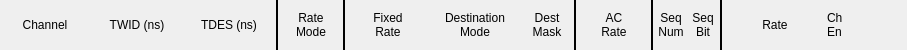
                      <widget class="QFrame" name="frame_10">
                       <property name="maximumSize">
                        <size>
                         <width>16777215</width>
                         <height>50</height>
                        </size>
                       </property>
                       <property name="frameShape">
                        <enum>QFrame::NoFrame</enum>
                       </property>
                       <property name="frameShadow">
                        <enum>QFrame::Raised</enum>
                       </property>
                       <layout class="QHBoxLayout" name="horizontalLayout_27">
                        <property name="spacing">
                         <number>0</number>
                        </property>
                        <property name="leftMargin">
                         <number>0</number>
                        </property>
                        <property name="topMargin">
                         <number>0</number>
                        </property>
                        <property name="rightMargin">
                         <number>0</number>
                        </property>
                        <property name="bottomMargin">
                         <number>0</number>
                        </property>
                        <item>
                         <layout class="QHBoxLayout" name="horizontalLayout_28">
                          <property name="spacing">
                           <number>2</number>
                          </property>
                          <item>
                           <widget class="QLabel" name="label_51">
                            <property name="minimumSize">
                             <size>
                              <width>90</width>
                              <height>0</height>
                             </size>
                            </property>
                            <property name="maximumSize">
                             <size>
                              <width>90</width>
                              <height>16777215</height>
                             </size>
                            </property>
                            <property name="text">
                             <string>Channel</string>
                            </property>
                            <property name="alignment">
                             <set>Qt::AlignCenter</set>
                            </property>
                           </widget>
                          </item>
                          <item>
                           <widget class="QLabel" name="label_52">
                            <property name="minimumSize">
                             <size>
                              <width>90</width>
                              <height>0</height>
                             </size>
                            </property>
                            <property name="maximumSize">
                             <size>
                              <width>90</width>
                              <height>16777215</height>
                             </size>
                            </property>
                            <property name="text">
                             <string>TWID (ns)</string>
                            </property>
                            <property name="alignment">
                             <set>Qt::AlignCenter</set>
                            </property>
                           </widget>
                          </item>
                          <item>
                           <widget class="QLabel" name="label_53">
                            <property name="minimumSize">
                             <size>
                              <width>90</width>
                              <height>0</height>
                             </size>
                            </property>
                            <property name="maximumSize">
                             <size>
                              <width>90</width>
                              <height>16777215</height>
                             </size>
                            </property>
                            <property name="text">
                             <string>TDES (ns)</string>
                            </property>
                            <property name="alignment">
                             <set>Qt::AlignCenter</set>
                            </property>
                           </widget>
                          </item>
                          <item>
                           <widget class="Line" name="line_19">
                            <property name="frameShadow">
                             <enum>QFrame::Plain</enum>
                            </property>
                            <property name="lineWidth">
                             <number>2</number>
                            </property>
                            <property name="orientation">
                             <enum>Qt::Vertical</enum>
                            </property>
                           </widget>
                          </item>
                          <item>
                           <widget class="QLabel" name="label_54">
                            <property name="minimumSize">
                             <size>
                              <width>60</width>
                              <height>0</height>
                             </size>
                            </property>
                            <property name="maximumSize">
                             <size>
                              <width>60</width>
                              <height>16777215</height>
                             </size>
                            </property>
                            <property name="text">
                             <string>Rate
Mode</string>
                            </property>
                            <property name="alignment">
                             <set>Qt::AlignCenter</set>
                            </property>
                           </widget>
                          </item>
                          <item>
                           <widget class="Line" name="line_20">
                            <property name="frameShadow">
                             <enum>QFrame::Plain</enum>
                            </property>
                            <property name="lineWidth">
                             <number>2</number>
                            </property>
                            <property name="orientation">
                             <enum>Qt::Vertical</enum>
                            </property>
                           </widget>
                          </item>
                          <item>
                           <widget class="QLabel" name="label_55">
                            <property name="minimumSize">
                             <size>
                              <width>80</width>
                              <height>0</height>
                             </size>
                            </property>
                            <property name="maximumSize">
                             <size>
                              <width>80</width>
                              <height>16777215</height>
                             </size>
                            </property>
                            <property name="text">
                             <string>Fixed
Rate</string>
                            </property>
                            <property name="alignment">
                             <set>Qt::AlignCenter</set>
                            </property>
                           </widget>
                          </item>
                          <item>
                           <widget class="QLabel" name="label_56">
                            <property name="minimumSize">
                             <size>
                              <width>90</width>
                              <height>0</height>
                             </size>
                            </property>
                            <property name="maximumSize">
                             <size>
                              <width>90</width>
                              <height>16777215</height>
                             </size>
                            </property>
                            <property name="text">
                             <string>Destination
Mode</string>
                            </property>
                            <property name="alignment">
                             <set>Qt::AlignCenter</set>
                            </property>
                           </widget>
                          </item>
                          <item>
                           <widget class="QLabel" name="label_57">
                            <property name="minimumSize">
                             <size>
                              <width>50</width>
                              <height>0</height>
                             </size>
                            </property>
                            <property name="maximumSize">
                             <size>
                              <width>50</width>
                              <height>16777215</height>
                             </size>
                            </property>
                            <property name="text">
                             <string>Dest
Mask</string>
                            </property>
                            <property name="alignment">
                             <set>Qt::AlignCenter</set>
                            </property>
                           </widget>
                          </item>
                          <item>
                           <widget class="Line" name="line_21">
                            <property name="frameShadow">
                             <enum>QFrame::Plain</enum>
                            </property>
                            <property name="lineWidth">
                             <number>2</number>
                            </property>
                            <property name="orientation">
                             <enum>Qt::Vertical</enum>
                            </property>
                           </widget>
                          </item>
                          <item>
                           <widget class="QLabel" name="label_58">
                            <property name="minimumSize">
                             <size>
                              <width>70</width>
                              <height>0</height>
                             </size>
                            </property>
                            <property name="maximumSize">
                             <size>
                              <width>70</width>
                              <height>16777215</height>
                             </size>
                            </property>
                            <property name="text">
                             <string>AC
Rate</string>
                            </property>
                            <property name="alignment">
                             <set>Qt::AlignCenter</set>
                            </property>
                           </widget>
                          </item>
                          <item>
                           <widget class="Line" name="line_22">
                            <property name="frameShadow">
                             <enum>QFrame::Plain</enum>
                            </property>
                            <property name="lineWidth">
                             <number>2</number>
                            </property>
                            <property name="orientation">
                             <enum>Qt::Vertical</enum>
                            </property>
                           </widget>
                          </item>
                          <item>
                           <widget class="QLabel" name="label_59">
                            <property name="minimumSize">
                             <size>
                              <width>30</width>
                              <height>0</height>
                             </size>
                            </property>
                            <property name="maximumSize">
                             <size>
                              <width>30</width>
                              <height>16777215</height>
                             </size>
                            </property>
                            <property name="text">
                             <string>Seq
Num</string>
                            </property>
                            <property name="alignment">
                             <set>Qt::AlignCenter</set>
                            </property>
                           </widget>
                          </item>
                          <item>
                           <widget class="QLabel" name="label_60">
                            <property name="minimumSize">
                             <size>
                              <width>30</width>
                              <height>0</height>
                             </size>
                            </property>
                            <property name="maximumSize">
                             <size>
                              <width>30</width>
                              <height>16777215</height>
                             </size>
                            </property>
                            <property name="text">
                             <string>Seq
Bit</string>
                            </property>
                            <property name="alignment">
                             <set>Qt::AlignCenter</set>
                            </property>
                           </widget>
                          </item>
                          <item>
                           <widget class="Line" name="line_34">
                            <property name="frameShadow">
                             <enum>QFrame::Plain</enum>
                            </property>
                            <property name="lineWidth">
                             <number>2</number>
                            </property>
                            <property name="orientation">
                             <enum>Qt::Vertical</enum>
                            </property>
                           </widget>
                          </item>
                          <item>
                           <widget class="QLabel" name="label_74">
                            <property name="minimumSize">
                             <size>
                              <width>100</width>
                              <height>0</height>
                             </size>
                            </property>
                            <property name="maximumSize">
                             <size>
                              <width>100</width>
                              <height>16777215</height>
                             </size>
                            </property>
                            <property name="text">
                             <string>Rate</string>
                            </property>
                            <property name="alignment">
                             <set>Qt::AlignCenter</set>
                            </property>
                           </widget>
                          </item>
                          <item>
                           <widget class="QLabel" name="label_72">
                            <property name="minimumSize">
                             <size>
                              <width>40</width>
                              <height>0</height>
                             </size>
                            </property>
                            <property name="maximumSize">
                             <size>
                              <width>40</width>
                              <height>16777215</height>
                             </size>
                            </property>
                            <property name="text">
                             <string>Ch
En</string>
                            </property>
                           </widget>
                          </item>
                          <item>
                           <spacer name="horizontalSpacer_10">
                            <property name="orientation">
                             <enum>Qt::Horizontal</enum>
                            </property>
                            <property name="sizeHint" stdset="0">
                             <size>
                              <width>40</width>
                              <height>20</height>
                             </size>
                            </property>
                           </spacer>
                          </item>
                         </layout>
                        </item>
                       </layout>
                      </widget>
